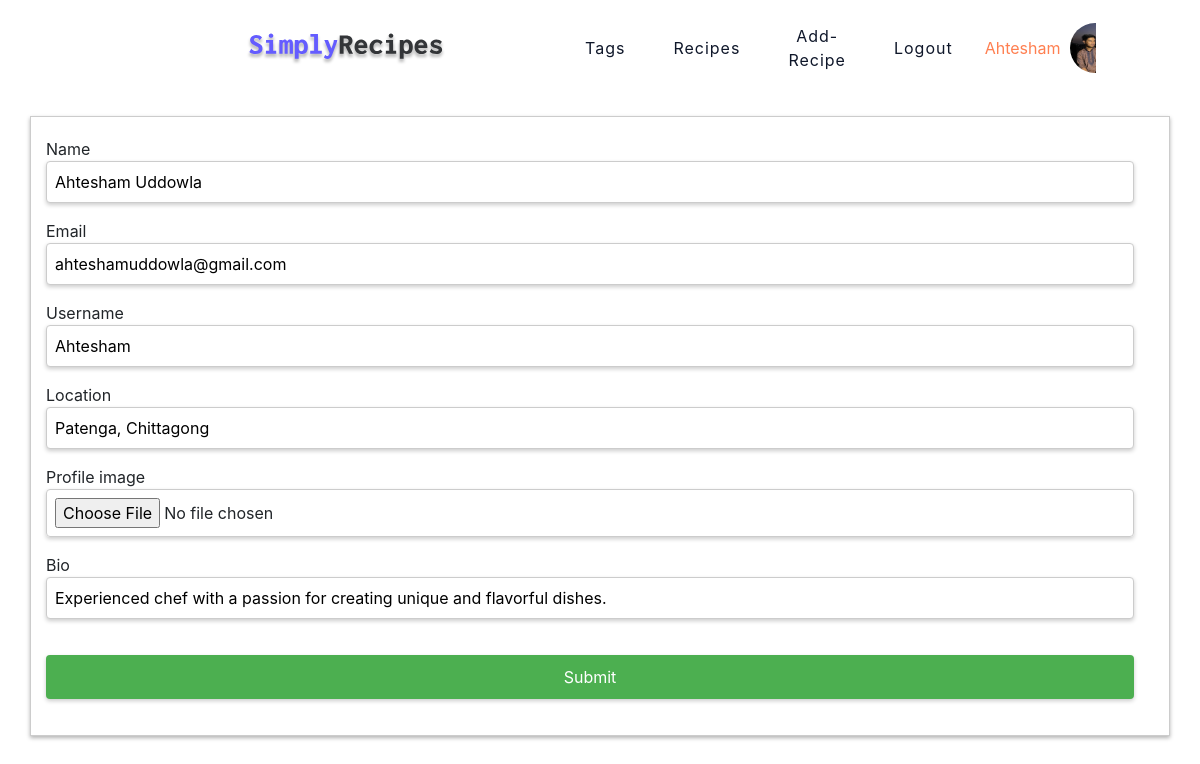
Screenshot of /edit-account/82202d7c-c892-4ba1-963e-add3e1eed197/ (signed in) with the database file from the repository.
### users/models.py (models this page shows, shortened)
class Profile(models.Model):
    user = models.OneToOneField(User, on_delete=models.CASCADE)
    name = models.CharField(max_length=200)
    email = models.EmailField(max_length=200, unique=True)
    username = models.CharField(max_length=200)
    location = models.CharField(max_length=200, null=True, blank=True)
    profile_image = models.ImageField(null=True, blank=True,
                    upload_to='profiles/', default='profiles/user_default.png')
    bio = models.TextField(max_length=2000, null=True, blank=True)
    id = models.UUIDField(default=uuid.uuid4, primary_key=True, unique=True, editable=False)
    created = models.DateTimeField(auto_now_add=True)

### users/views.py (the view, shortened to what this page needs)
# urls.py: path('edit-account/<str:pk>/', views.edit_account_view, name='edit-account'),
@login_required(login_url='login')
def edit_account_view(request, pk):
    profile = request.user.profile
    form = ProfileForm(instance=profile)
    context = {'form':form}
    return render(request, 'users/edit-account.html', context )

### users/forms.py
class ProfileForm(forms.ModelForm):
    class Meta:
        model = Profile
        fields = ['name', 'email', 'username', 'location', 'profile_image', 'bio']
        widgets = {
            'profile_image': FileInput(attrs={'class': 'form-control-file'}),
            'bio': forms.TextInput(attrs={'style': 'border: 1px solid #ccc;'}),
        }

### users/templates/users/edit-account.html (shortened to what this page needs)
{% extends 'main.html' %}
 {% block content %}
    <div class="container">
      <div class="account-form">
        <form action="" method="post" enctype="multipart/form-data">
          {% for field in form %}
              {{field.label}}
              {{field}}
          {% endfor %}
          <input type="submit" value="Submit">
        </form>
      </div>
    </div>
{% endblock %}

### templates/navbar.html
{% load static %}
<nav class="navbar">
<div class="nav-center">
    <div class="nav-header">
    {% if request.user.is_authenticated == False %}
        <a href="{% url 'recipes' %}" class="nav-logo" style="margin-left: 400px; margin-right: 65px;">
            <img src="{% static 'logo.svg' %}" alt="simply recipes" />
        </a>
    {% else %}
        <a href="{% url 'recipes' %}" class="nav-logo">
            <img src="{% static 'logo.svg' %}" alt="simply recipes" />
        </a>
    {% endif %}
    </div>
    <div class="nav-links">
        <a href="{% url 'tags' %}" class="nav-link"> tags </a>
        <a href="{% url 'recipes' %}" class="nav-link"> recipes </a>
        {% if request.user.is_authenticated %}
            <a href="{% url 'create_recipe' %}" class="nav-link"> Add-Recipe </a>
            <a href="{% url 'logout' %}" class="nav-link"> Logout </a>
            <a style="color: coral;">{{user.username}}</a>
            <a href="{% url 'account'%}"> <img src="{{request.user.profile.profile_image.url}}" alt="">  </a>
        {% else  %}
            <a href="{% url 'login' %}" class="nav-link"> Login </a>
        {% endif %}
    </div>
</div>
</nav>

### static/main.css (style rules this page uses)
body { font-family: Arial, sans-serif; background-color: #f0f0f0; }
.container { display: flex; flex-direction: row; justify-content: space-between; align-items: center; margin: 20px auto; max-width: 800px; background-color: #fff; border: 1px solid #ccc; box-shadow: 0 2px 4px rgba(0, 0, 0, 0.3); padding: 20px; }
form { display: flex; flex-direction: column; }
input { padding: 10px; margin-bottom: 20px; border: 1px solid #ccc; border-radius: 4px; font-size: 16px; }
input[type="submit"] { background-color: #4CAF50; color: #fff; padding: 10px 20px; border: none; border-radius: 4px; cursor: pointer; font-size: 16px; margin-top: 20px; }
.account-form { flex: 1; margin-right: 20px; }
a { color: inherit; text-decoration: none; }
form input { display: block; margin-bottom: 1rem; padding: 0.5rem; border: 1px solid #ccc; border-radius: 0.25rem; box-shadow: 0px 2px 4px #ccc; }
html { font-size: 100%; }
:root { --primary-100: #e2e0ff; --primary-200: #c1beff; --primary-300: #a29dff; --primary-400: #837dff; --primary-500: #645cff; --primary-600: #504acc; --primary-700: #3c3799; --primary-800: #282566; --primary-900: #141233; --grey-50: #f8fafc; --grey-100: #f1f5f9; --grey-200: #e2e8f0; --grey-300: #cbd5e1; --grey-400: #94a3b8; --grey-500: #64748b; --grey-600: #475569; --grey-700: #334155; --grey-800: #1e293b; --grey-900: #0f172a; --black: #222; --white: #fff; --red-light: #f8d7da; --red-dark: #842029; --green-light: #d1e7dd; --green-dark: #0f5132; --headingFont: 'Roboto', sans-serif; --bodyFont: 'Nunito', sans-serif; --smallText: 0.7em; --backgroundColor: var(--grey-50); --textColor: var(--grey-900); --borderRadius: 0.25rem; --letterSpacing: 1px; --transition: 0.3s ease-in-out all; --max-width: 1120px; --fixed-width: 600px; --shadow-1: 0 1px 3px 0 rgba(0, 0, 0, 0.1), 0 1px 2px 0 rgba(0, 0, 0, 0.06); --shadow-2: 0 4px 6px -1px rgba(0, 0, 0, 0.1), 0 2px 4px -1px rgba(0, 0, 0, 0.06); --shadow-3: 0 10px 15px -3px rgba(0, 0, 0, 0.1), 0 4px 6px -2px rgba(0, 0, 0, 0.05); --shadow-4: 0 20px 25px -5px rgba(0, 0, 0, 0.1), 0 10px 10px -5px rgba(0, 0, 0, 0.04); }
body { background: var(--backgroundColor); font-family: var(--bodyFont); font-weight: 400; line-height: 1.75; color: var(--textColor); }
a { text-decoration: none; }
::placeholder { font-family: inherit; color: var(--grey-400); }
.navbar { display: flex; align-items: center; justify-content: center; }
.nav-center { width: 90vw; max-width: var(--max-width); }
.nav-header { height: 6rem; display: flex; justify-content: space-between; align-items: center; }
.nav-header img { width: 200px; }
.nav-logo { margin-left: 230px; display: flex; align-items: flex-end; }
.nav-links { margin-left: 91px; height: 0; overflow: hidden; display: flex; flex-direction: column; transition: var(--transition); }
.nav-links img { width:50px; height:50px; border-radius: 50%; margin-left: 10px; }
.nav-link { display: block; text-align: center; font-size: 1.25rem; text-transform: capitalize; color: var(--grey-900); letter-spacing: var(--letterSpacing); padding: 1rem 0; border-top: 1px solid var(--grey-500); transition: var(--transition); }
@media screen and (min-width: 992px) { .navbar { height: 6rem; } }
@media screen and (min-width: 992px) { .nav-center { display: flex; align-items: center; } }
@media screen and (min-width: 992px) { .nav-header { padding: 0; margin-right: 2rem; height: auto; } }
@media screen and (min-width: 992px) { .nav-links { height: auto !important; flex-direction: row; align-items: center; width: 100%; } }
@media screen and (min-width: 992px) { .nav-link { padding: 0; border-top: none; margin-right: 1rem; font-size: 1rem; } }

### rows the page displays
Profile: form "Ahtesham Uddowla" "ahteshamuddowla@gmail.com" "Ahtesham" "Patenga, Chittagong" "Experienced chef with a passion for creating unique and flavorful dishes."

### other values shown
{{ user.username }} "Ahtesham"
{{ field.label }} "Name" "Email" "Username" "Location" "Profile image" "Bio"
